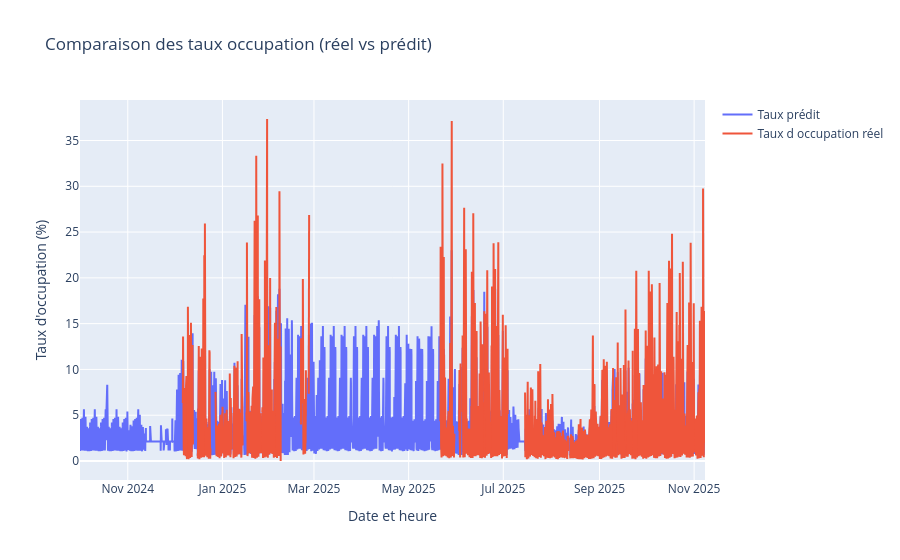

Notebook code for this chart:
### Code cell
fig = go.Figure()
fig.add_trace(go.Scatter(
    x=df_final['Date et heure de comptage'],
    y=predictions_all_occ,
    mode='lines',
    name='Taux prédit'
))
fig.add_trace(go.Scatter(
    x=df_final['Date et heure de comptage'],
    y=df_final[target_occ],
    mode='lines',
    name='Taux d occupation réel'
))

fig.update_layout(
    title="Comparaison des taux occupation (réel vs prédit)",
    xaxis_title="Date et heure",
    yaxis_title="Taux d'occupation (%)",
    hovermode='x unified'
)

fig.show()

### Figure 1 — Plotly figure (JSON) as saved in the notebook; plotly's stock layout.template omitted (floating-point values rounded to 4 significant figures; data arrays with more than 128 entries replaced by an {"elided": "..."} marker saying what was removed)
{"data": [{"mode": "lines", "name": "Taux prédit", "type": "scatter", "x": {"elided": "9668 str values"}, "y": {"elided": "9668 float values"}}, {"mode": "lines", "name": "Taux d occupation réel", "type": "scatter", "x": {"elided": "9668 str values"}, "y": {"elided": "9668 float values"}}], "layout": {"hovermode": "x unified", "title": {"text": "Comparaison des taux occupation (réel vs prédit)"}, "xaxis": {"title": {"text": "Date et heure"}}, "yaxis": {"title": {"text": "Taux d'occupation (%)"}}}}
